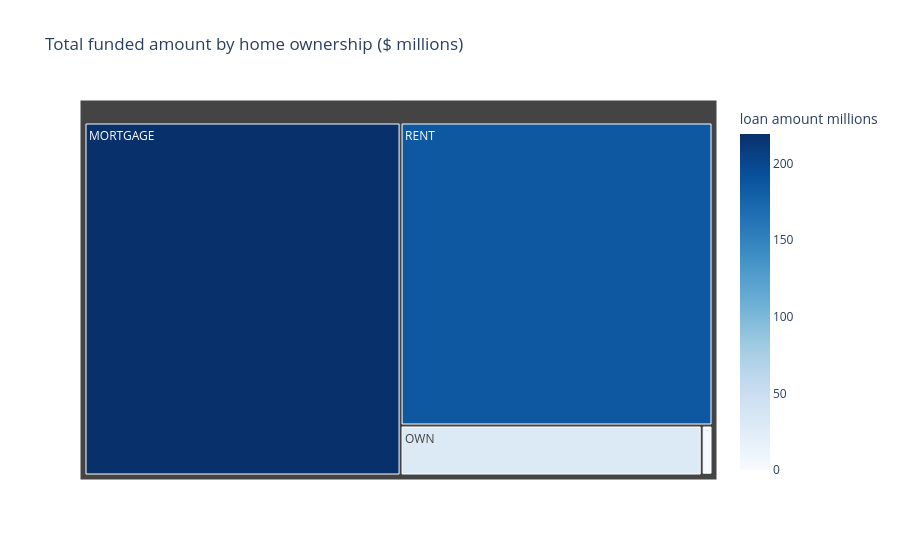

The notebook cell saved with this chart:
### Markdown cell above
### HOME OWNERSHIP BY TOTAL FUNDED AMOUNT

### Code cell
home_funding= df.groupby('home_ownership')['loan_amount'].sum().reset_index()
home_funding['loan amount millions'] = home_funding['loan_amount']/1000000
fig= px.treemap(
    home_funding,
    path=['home_ownership'],
    values='loan amount millions',
    color='loan amount millions',
    color_continuous_scale='Blues',
    title='Total funded amount by home ownership ($ millions)'
)
fig.show()

### Figure 1 — Plotly figure (JSON) as saved in the notebook; plotly's stock layout.template omitted (floating-point values rounded to 4 significant figures)
{"data": [{"branchvalues": "total", "customdata": [[219.3], [0.0168], [1.045], [29.6], [185.8]], "domain": {"x": [0, 1], "y": [0, 1]}, "hovertemplate": "labels=%{label}<br>loan amount millions_sum=%{value}<br>parent=%{parent}<br>id=%{id}<br>loan amount millions=%{color}<extra></extra>", "ids": ["MORTGAGE", "NONE", "OTHER", "OWN", "RENT"], "labels": ["MORTGAGE", "NONE", "OTHER", "OWN", "RENT"], "marker": {"coloraxis": "coloraxis", "colors": [219.3, 0.0168, 1.045, 29.6, 185.8]}, "name": "", "parents": ["", "", "", "", ""], "type": "treemap", "values": [219.3, 0.0168, 1.045, 29.6, 185.8]}], "layout": {"coloraxis": {"colorbar": {"title": {"text": "loan amount millions"}}, "colorscale": [[0, "rgb(247,251,255)"], [0.125, "rgb(222,235,247)"], [0.25, "rgb(198,219,239)"], [0.375, "rgb(158,202,225)"], [0.5, "rgb(107,174,214)"], [0.625, "rgb(66,146,198)"], [0.75, "rgb(33,113,181)"], [0.875, "rgb(8,81,156)"], [1, "rgb(8,48,107)"]]}, "legend": {"tracegroupgap": 0}, "title": {"text": "Total funded amount by home ownership ($ millions)"}}}
